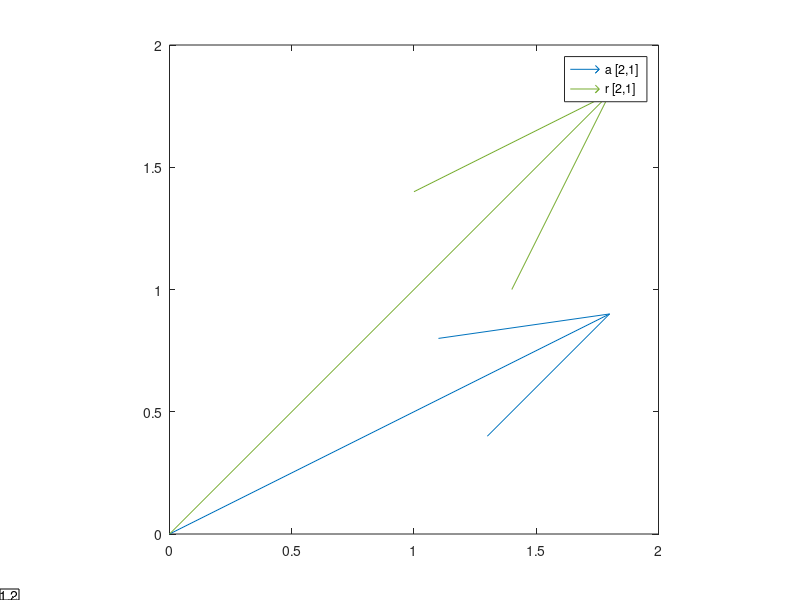

Reproduce this figure in MATLAB.
a = [2 1]';
r = [2 2]';

(a'*r)/(a'*a)

figure(1); clf
quiver(0,0,a(1),a(2))
hold on
quiver(0,0,r(1),r(2))
axis square
legend(['a [' num2str(a(1)) ',' num2str(a(2)) ']'],['r [' num2str(a(1)) ',' num2str(a(2)) ']'],'Location','Best')
annotation('textbox',...
    [0 0 0.1 0.1],...
    'String',{num2str((a'*r)/(a'*a))});